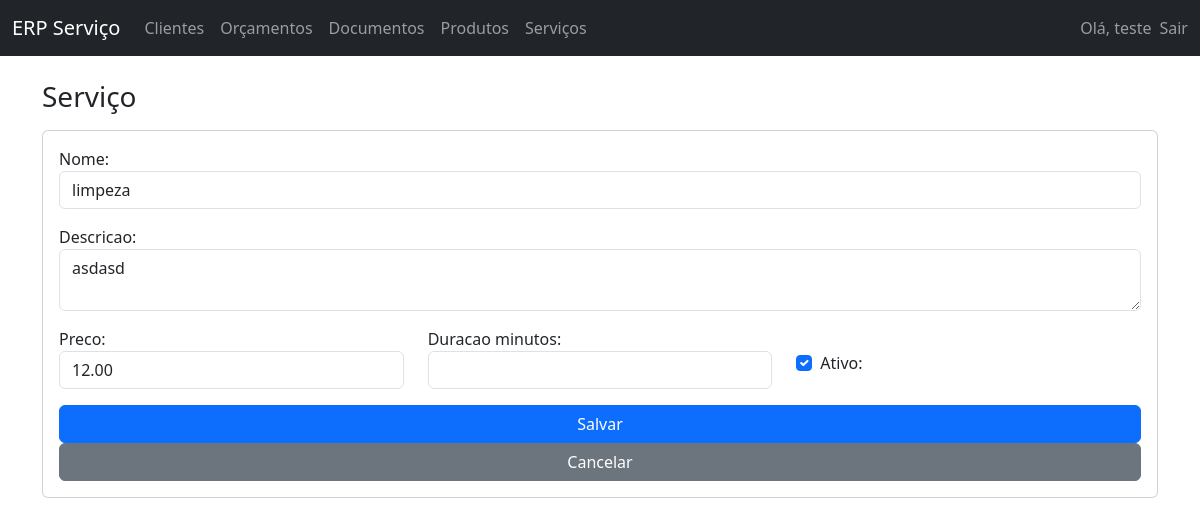
The page /servicos/2/editar/ (signed in) on the database its author committed.
### core/models.py (models this page shows, shortened)
class Servico(models.Model):
    empresa = models.ForeignKey(Empresa, on_delete=models.CASCADE)
    nome = models.CharField(max_length=150)
    descricao = models.TextField(blank=True, null=True)
    preco = models.DecimalField(max_digits=10, decimal_places=2)
    duracao_minutos = models.PositiveIntegerField(blank=True, null=True)
    ativo = models.BooleanField(default=True)

### core/views.py (the view)
# urls.py: path('servicos/<int:pk>/editar/', views.servico_update, name='servico_update'),
@login_required
def servico_update(request, pk):
    empresa = get_empresa_from_user(request.user)
    servico = get_object_or_404(Servico, pk=pk, empresa=empresa)
    if request.method == 'POST':
        form = ServicoForm(request.POST, instance=servico)
        if form.is_valid():
            form.save()
            messages.success(request, 'Serviço atualizado com sucesso.')
            return redirect('core:servico_list')
    else:
        form = ServicoForm(instance=servico)
    return render(request, 'core/servico_form.html', {'form': form})

### core/forms.py
class ServicoForm(forms.ModelForm):
    class Meta:
        model = Servico
        fields = ['nome', 'descricao', 'preco', 'duracao_minutos', 'ativo']
        widgets = {
            'nome': forms.TextInput(attrs={'class': 'form-control'}),
            'descricao': forms.Textarea(attrs={'class': 'form-control', 'rows': 2}),
            'preco': forms.NumberInput(attrs={'class': 'form-control', 'step': '0.01'}),
            'duracao_minutos': forms.NumberInput(attrs={'class': 'form-control', 'step': '1'}),
            'ativo': forms.CheckboxInput(attrs={'class': 'form-check-input'}),
        }

### core/utils.py (called while the page is built)
def get_empresa_from_user(user):
    if not hasattr(user, 'perfil'):
        raise ImproperlyConfigured('Usuário sem perfil configurado.')
    return user.perfil.empresa

### core/templates/core/servico_form.html (shortened to what this page needs)
{% extends 'core/base.html' %}
{% block content %}
<h1 class="h3 mb-3">Serviço</h1>
<form method="post" class="card p-3">
  <div class="mb-3">
    {{ form.nome.label_tag }}
    {{ form.nome }}
  </div>
  <div class="mb-3">
    {{ form.descricao.label_tag }}
    {{ form.descricao }}
  </div>
  <div class="row mb-3">
    <div class="col-md-4">
      {{ form.preco.label_tag }}
      {{ form.preco }}
    </div>
    <div class="col-md-4">
      {{ form.duracao_minutos.label_tag }}
      {{ form.duracao_minutos }}
    </div>
    <div class="col-md-4">
      <div class="form-check mt-4">
        {{ form.ativo }}
        {{ form.ativo.label_tag }}
      </div>
    </div>
  </div>
  <button type="submit" class="btn btn-primary">Salvar</button>
  <a href="{% url 'core:servico_list' %}" class="btn btn-secondary">Cancelar</a>
</form>
{% endblock %}

### core/templates/core/base.html (shortened to what this page needs)
<!DOCTYPE html>
<html lang="pt-br">
<head>
  <link href="https://cdn.jsdelivr.net/npm/bootstrap@5.3.3/dist/css/bootstrap.min.css" rel="stylesheet">
</head>
<body>
  <nav class="navbar navbar-expand-lg navbar-dark bg-dark mb-4">
    <div class="container-fluid">
      <a class="navbar-brand" href="{% url 'core:dashboard' %}">ERP Serviço</a>
      <div class="collapse navbar-collapse" id="navbarNav">
        <ul class="navbar-nav me-auto mb-2 mb-lg-0">
          <li class="nav-item">
            <a class="nav-link" href="{% url 'core:cliente_list' %}">Clientes</a>
          </li>
          <li class="nav-item">
            <a class="nav-link" href="{% url 'core:orcamento_list' %}">Orçamentos</a>
          </li>
          <li class="nav-item">
            <a class="nav-link" href="{% url 'core:documento_list' %}">Documentos</a>
          </li>
          <li class="nav-item">
            <a class="nav-link" href="{% url 'core:produto_list' %}">Produtos</a>
          </li>
          <li class="nav-item">
            <a class="nav-link" href="{% url 'core:servico_list' %}">Serviços</a>
          </li>
        </ul>
        <ul class="navbar-nav ms-auto mb-2 mb-lg-0">
          {% if user.is_authenticated %}
          <li class="nav-item me-2">
            <span class="navbar-text">
              Olá, {{ user.username }}
            </span>
          </li>
          <li class="nav-item">
            <form method="post" action="{% url 'logout' %}">
              <button type="submit" class="nav-link btn btn-link p-0 m-0 align-baseline">
                Sair
              </button>
            </form>
          </li>
          {% else %}
          <li class="nav-item">
            <a class="nav-link" href="{% url 'login' %}">Entrar</a>
          </li>
          {% endif %}
        </ul>
      </div>
    </div>
  </nav>
  <div class="container">
    {% block content %}{% endblock %}
  </div>
</body>
</html>

### rows shown on the page
Servico: nome "limpeza", descricao "asdasd", preco "12.00", ativo "☑"

### other values the page prints
{{ user.username }} "teste"
